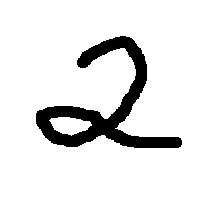
#> input picture data/custom_img.png, 200 x 200 px
$ python -i image_parser.py   (imports and definitions only)
#> lines starting #> are read from the running program, lines starting #| are printed output that depends on the picture
### mnist.py
"""
mnist
~~~~~

Draws images based on the MNIST data."""

#### Libraries
# Standard library
import pickle
import gzip
# My library
import mnist_loader
# Third-party libraries
import matplotlib
import matplotlib.pyplot as plt
import numpy as np


# [50 lines left out: functions main, plot_images_together, plot_10_by_10_images, plot_images_separately, not called in this run]


def plot_mnist_digit(image):
    """ Plot a single MNIST image."""
    fig = plt.figure()
    ax = fig.add_subplot(1, 1, 1)
    ax.matshow(image, cmap=matplotlib.cm.binary)
    plt.xticks(np.array([]))
    plt.yticks(np.array([]))
    plt.show()


# [208 lines left out: functions plot_2_and_1, plot_top_left, plot_bad_images, plot_really_bad_images, plot_features, plot_rotated_image and 2 more, not called in this run]


#### Main
# [2 lines that do not run on import are left out]

### image_parser.py
from PIL import Image, ImageFilter
import numpy as np
import mnist


def load_image(img_name='custom_img.png'):
#> called with img_name = 'custom_img.png'
    filename = format('data/' + str(img_name))
    img = Image.open(filename).convert('L').filter(ImageFilter.BLUR)
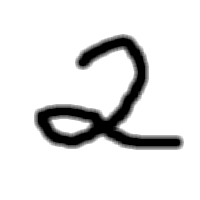
#> img: PIL image 200x200 L; min 0, max 255, mean 226.7
    img = img.resize((28, 28))
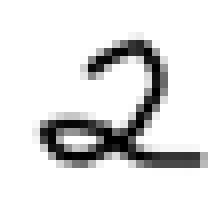
#> img: PIL image 28x28 L (shown 8 times larger); min 0, max 255, mean 226.3
    pixels = list(img.getdata())
#> pixels = 784 values, max 255 at index 0, min 0 at index 243, mean 226.3
    i = 0
    for x in pixels:
        new_pixel = ((-1) * x + 255) / 255
        pixels[i] = new_pixel
        i += 1
#> after the loop, i = 784; pixels = 784 values, max 1 at index 243, min 0 at index 0, mean 0.112
    pixels = np.asarray(pixels, np.float32)
    mnist.plot_mnist_digit(np.reshape(pixels, (-1, 28)))
#> in plot_mnist_digit, `ax.matshow(image, cmap=matplotlib.cm.binary)`:
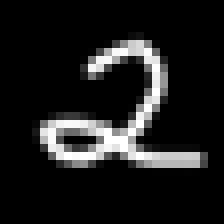
#> image: shape (28, 28) float32 (shown 8 times larger); min 0, max 1, mean 0.112
    reshaped_pixels = np.reshape(pixels, (784, 1))
#> reshaped_pixels has the same summary as pixels
    return reshaped_pixels

>>> result = load_image()
#> result has the same summary as pixels in load_image
